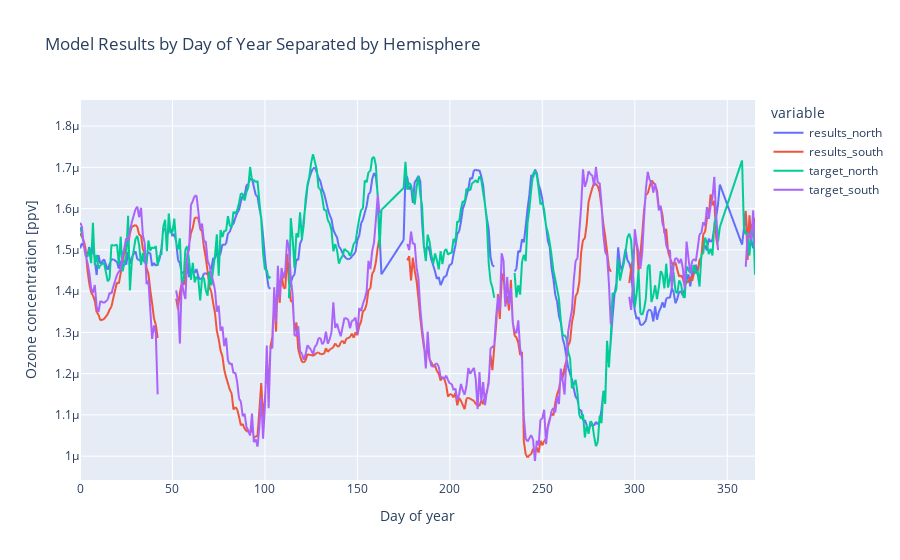

The cell this chart's notebook holds for it:
### Markdown cell above
The second plot will separate the result and target values between the northern and southern hemispheres. This will allow us to visualize how the model is able to predict accurately not only by the time of year, but also given the latitude and longitude of the sample. It also provides an interesting visualization of the annual changes in ozone concentration for each hemisphere respectively.

### Code cell
df_fig['target_north'] = [row['target'] if row['lat'] > 0 else np.nan for (idx, row) in df_fig.iterrows()]
df_fig['target_south'] = [row['target'] if row['lat'] <= 0 else np.nan for (idx, row) in df_fig.iterrows()]
df_fig['results_north'] = [row['results'] if row['lat'] > 0 else np.nan for (idx, row) in df_fig.iterrows()]
df_fig['results_south'] = [row['results'] if row['lat'] <= 0 else np.nan for (idx, row) in df_fig.iterrows()]
df_tmp = df_fig.groupby(['doy']).agg('mean')
fig2 = px.line(df_tmp, y=['results_north','results_south','target_north','target_south'], labels={'value':'Ozone concentration [ppv]','doy':'Day of year'}, title='Model Results by Day of Year Separated by Hemisphere')
fig2.show()

### Figure 1 — Plotly figure (JSON) as saved in the notebook; plotly's stock layout.template omitted (floating-point values rounded to 4 significant figures; data arrays with more than 128 entries replaced by an {"elided": "..."} marker saying what was removed)
{"data": [{"hovertemplate": "variable=results_north<br>Day of year=%{x}<br>Ozone concentration [ppv]=%{y}<extra></extra>", "legendgroup": "results_north", "line": {"color": "#636efa", "dash": "solid"}, "marker": {"symbol": "circle"}, "mode": "lines", "name": "results_north", "showlegend": true, "type": "scattergl", "x": {"elided": "339 int values"}, "xaxis": "x", "y": {"elided": "339 float values"}, "yaxis": "y"}, {"hovertemplate": "variable=results_south<br>Day of year=%{x}<br>Ozone concentration [ppv]=%{y}<extra></extra>", "legendgroup": "results_south", "line": {"color": "#EF553B", "dash": "solid"}, "marker": {"symbol": "circle"}, "mode": "lines", "name": "results_south", "showlegend": true, "type": "scattergl", "x": {"elided": "339 int values"}, "xaxis": "x", "y": {"elided": "339 float values"}, "yaxis": "y"}, {"hovertemplate": "variable=target_north<br>Day of year=%{x}<br>Ozone concentration [ppv]=%{y}<extra></extra>", "legendgroup": "target_north", "line": {"color": "#00cc96", "dash": "solid"}, "marker": {"symbol": "circle"}, "mode": "lines", "name": "target_north", "showlegend": true, "type": "scattergl", "x": {"elided": "339 int values"}, "xaxis": "x", "y": {"elided": "339 float values"}, "yaxis": "y"}, {"hovertemplate": "variable=target_south<br>Day of year=%{x}<br>Ozone concentration [ppv]=%{y}<extra></extra>", "legendgroup": "target_south", "line": {"color": "#ab63fa", "dash": "solid"}, "marker": {"symbol": "circle"}, "mode": "lines", "name": "target_south", "showlegend": true, "type": "scattergl", "x": {"elided": "339 int values"}, "xaxis": "x", "y": {"elided": "339 float values"}, "yaxis": "y"}], "layout": {"legend": {"title": {"text": "variable"}, "tracegroupgap": 0}, "title": {"text": "Model Results by Day of Year Separated by Hemisphere"}, "xaxis": {"anchor": "y", "domain": [0, 1], "title": {"text": "Day of year"}}, "yaxis": {"anchor": "x", "domain": [0, 1], "title": {"text": "Ozone concentration [ppv]"}}}}
